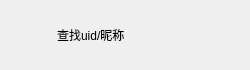
<?xml version="1.0" encoding="UTF-8"?>
<ui version="4.0">
 <class>AddUserItem</class>
 <widget class="QWidget" name="AddUserItem">
  <property name="geometry">
   <rect>
    <x>0</x>
    <y>0</y>
    <width>250</width>
    <height>70</height>
   </rect>
  </property>
  <property name="minimumSize">
   <size>
    <width>250</width>
    <height>70</height>
   </size>
  </property>
  <property name="maximumSize">
   <size>
    <width>250</width>
    <height>70</height>
   </size>
  </property>
  <property name="windowTitle">
   <string>Form</string>
  </property>
  <layout class="QHBoxLayout" name="horizontalLayout">
   <item>
    <widget class="QLabel" name="addTip">
     <property name="minimumSize">
      <size>
       <width>40</width>
       <height>40</height>
      </size>
     </property>
     <property name="maximumSize">
      <size>
       <width>40</width>
       <height>40</height>
      </size>
     </property>
     <property name="text">
      <string/>
     </property>
    </widget>
   </item>
   <item>
    <widget class="QLabel" name="messageTip">
     <property name="text">
      <string>查找uid/昵称</string>
     </property>
    </widget>
   </item>
   <item>
    <widget class="QLabel" name="rightTip">
     <property name="minimumSize">
      <size>
       <width>30</width>
       <height>30</height>
      </size>
     </property>
     <property name="maximumSize">
      <size>
       <width>30</width>
       <height>30</height>
      </size>
     </property>
     <property name="text">
      <string/>
     </property>
    </widget>
   </item>
  </layout>
 </widget>
 <resources/>
 <connections/>
</ui>
